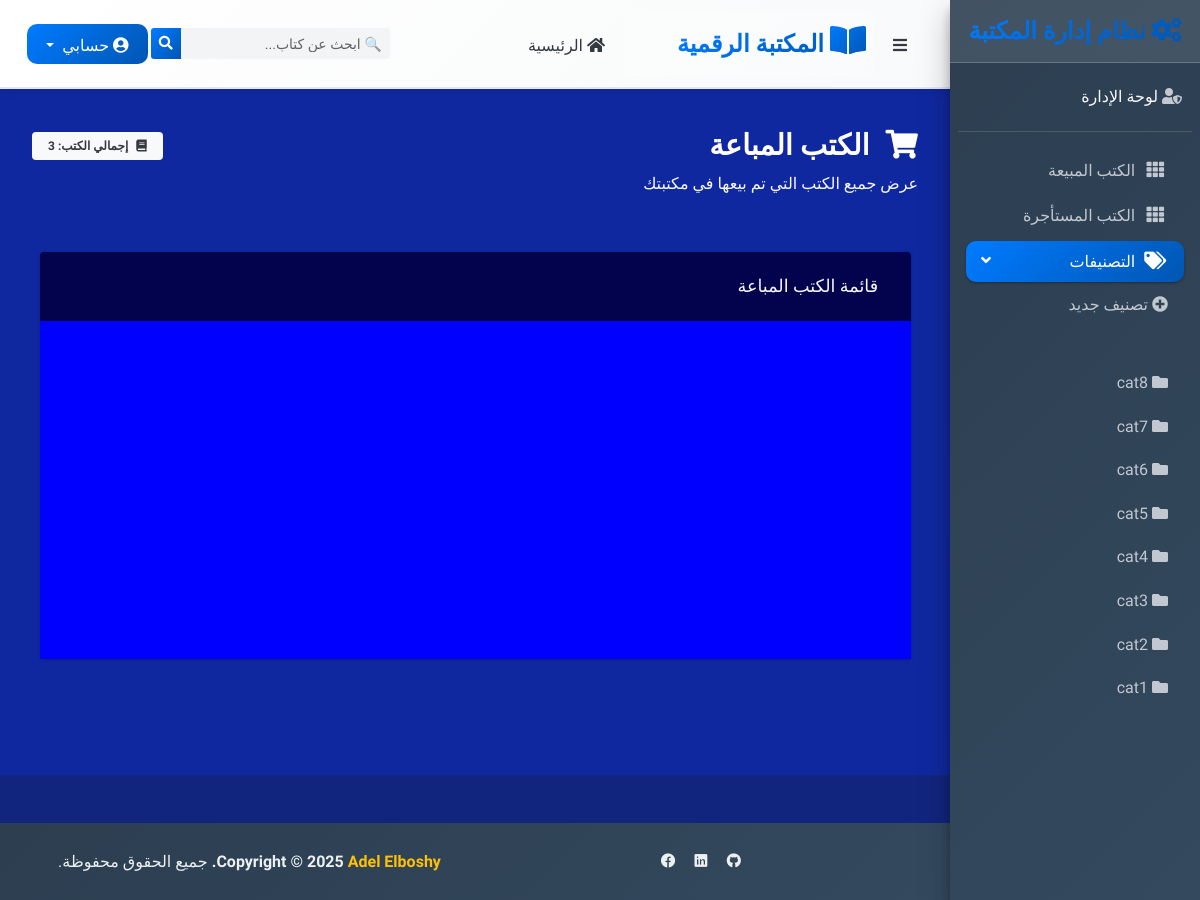
The app's page /books-sold-books with its own data.
### my_books/models.py (models this page shows)
class Category(models.Model):
    name =  models.CharField(max_length = 100)
    class Meta :
        ordering = ['-id']
    def __str__(self):
        return f"{self.name}"

### my_books/views.py (the view)
# urls.py: path('-sold-books', views.sold_books, name='sold_books_path'),
def sold_books(request):
    filtered_books = Book.objects.filter(status='sold')
    search = request.GET.get('search_name')
    if search:
        filtered_books = filtered_books.filter(title__icontains=search)
    customer = get_object_or_404(Customer)
    if request.method  == 'POST':
        save_new_category = new_category(request.POST,request.FILES)
        if save_new_category.is_valid():
            save_new_category.save()
            return render(request, 'owner_books.html',context)
    context = {
        'books' : filtered_books,
        'catigories'  : Category.objects.all(),
        'add_category' : new_category(),
        'customer': customer,
    }
    return render(request, 'owner_books.html',context)

### main_app/forms.py
class new_category (forms.ModelForm):
    class Meta :
        model = Category
        fields = [
            'name',
        ]
        widgets = {
            'name': forms.TextInput(attrs={'class':'form-control','name':'search_key'}),
        }

### my_books/templates/owner_books.html (shortened to what this page needs)
{% extends 'owner_base.html'%}
{% block content%}
<div class="wrapper">
    <div class="content-wrapper p-4" style="background-color: rgb(16, 40, 159);">
        <section class="content-header">
            <div class="row mb-4">
                <div class="col-sm-12">
                    <div class="d-flex justify-content-between align-items-center">
                        <h1 class="text-white font-weight-bold mb-0">
                            <i class="fas fa-shopping-cart mr-3"></i>الكتب المباعة
                        </h1>
                        <div class="text-white">
                            <span class="badge badge-light text-dark px-3 py-2">
                                <i class="fas fa-book mr-2"></i>إجمالي الكتب: {{ books|length }}
                            </span>
                        </div>
                    </div>
                    <p class="text-light mt-2">عرض جميع الكتب التي تم بيعها في مكتبتك</p>
                </div>
            </div>
        </section>
        <section class="content">
            <div class="container-fluid">
                <div class="card form-modern" style="background-color: rgb(3, 3, 77);">
                    <div class="card-header bg-transparent border-0 py-4" >
                        <h5 class="card-title mb-0 text-light">
                            قائمة الكتب المباعة
                        </h5>
                    </div>
                    <div class="card-body" style="background-color: blue;">
                        {% if books %}
                            <div class="row g-4" >
                                {% for book in books %}
                                    <div class="col-xl-4 col-lg-6 col-md-6 hide_books book{{book.category.id}} book{{book.status}}" >
                                    </div>
                                {% endfor %}
                            </div>
                        {% endif %}
                    </div>
                </div>
            </div>
        </section>
    </div>
</div>
{% endblock %}

### templates/owner_base.html (shortened to what this page needs)
{%load static%}
<!DOCTYPE html>
<html lang="ar" dir="rtl">
<head>
    <link rel="stylesheet" href="{% static 'plugins/fontawesome-free/css/all.min.css' %}">
    <link rel="stylesheet" href="https://code.ionicframework.com/ionicons/2.0.1/css/ionicons.min.css">
    <link rel="stylesheet" href="{% static 'dist/css/adminlte_ar.min.css' %}">
    <link rel="stylesheet" href="https://cdn.jsdelivr.net/npm/bootstrap-icons@1.10.0/font/bootstrap-icons.css">
</head>
<body class="hold-transition sidebar-mini layout-fixed">
    <nav class="main-header navbar navbar-expand navbar-white navbar-light">
        <div class="container-fluid">
            <div class="d-flex align-items-center">
                <ul class="navbar-nav">
                    <li class="nav-item">
                        <a class="nav-link" data-widget="pushmenu" href="#" role="button">
                            <i class="fas fa-bars text-dark"></i>
                        </a>
                    </li>
                </ul>
                <div class="logo-container">
                    <a href="{% url 'main' %}" class="brand-link text-decoration-none">
                        <span class="brand-text font-weight-bold">
                            <i class="fas fa-book-open logo-icon"></i>
                            المكتبة الرقمية
                        </span>
                    </a>
                </div>
            </div>
            <ul class="navbar-nav ms-3 d-none d-md-flex">
                <li class="nav-item">
                    <a href="{% url 'owner_page_path' %}" class="nav-link text-dark">
                        <i class="fas fa-home me-2"></i>
                        الرئيسية
                    </a>
                </li>
            </ul>
            <div class="navbar-search ml-auto">
                <form method="GET" class="form-inline">
                    <div class="input-group input-group-sm search-container">
                        <input class="form-control form-control-navbar search-input"
                               name="search_name"
                               type="search"
                               placeholder="🔍 ابحث عن كتاب..."
                               aria-label="Search">
                        <div class="input-group-append">
                            <button class="btn btn-search" type="submit">
                                <i class="fas fa-search"></i>
                            </button>
                        </div>
                    </div>
                </form>
            </div>
            <ul class="navbar-nav ms-3">
                <li class="nav-item dropdown">
                    <a class="nav-link dropdown-toggle user-menu" href="#" id="navbarDropdown"
                       role="button" data-bs-toggle="dropdown" aria-expanded="false">
                        <i class="fas fa-user-circle me-2"></i>
                        <span class="d-none d-md-inline"> حسابي </span>
                    </a>
                </li>
            </ul>
        </div>
    </nav>
    <aside class="main-sidebar sidebar-dark-primary elevation-4">
        <a href="#" class="brand-link text-center">
            <span class="brand-text font-weight-light">
                <i class="fas fa-cogs me-2"></i>
                نظام إدارة المكتبة
            </span>
        </a>
        <div class="sidebar">
            <div class="user-panel mt-3 pb-3 mb-3 d-flex">
                <div class="info">
                    <a href="{% url 'owner_login_page' %}" class="d-block text-center">
                        <i class="fas fa-user-shield me-2"></i>
                        <span class="text-light">لوحة الإدارة</span>
                    </a>
                </div>
            </div>
            <nav class="mt-2">
                <ul class="nav nav-pills nav-sidebar flex-column" data-widget="treeview" role="menu" data-accordion="false">
                    <li class="nav-item">
                            <a href="{% url 'sold_books_path' %}" class="nav-link">
                                <i class="nav-icon fas fa-th"></i>
                                <p>
                                الكتب المبيعة
                                </p>
                            </a>
                        </li>
                        <li class="nav-item">
                            <a href="{% url 'rented_books_path' %}" class="nav-link">
                                <i class="nav-icon fas fa-th"></i>
                                <p>
                                الكتب المستأجرة
                                </p>
                            </a>
                        </li>
                    <li class="nav-item has-treeview menu-open">
                        <a href="#" class="nav-link active">
                            <i class="nav-icon fas fa-tags"></i>
                            <p>
                                التصنيفات
                                <i class="fas fa-angle-left right"></i>
                            </p>
                        </a>
                        <ul class="nav nav-treeview">
                            <li class="nav-item">
                                <a id="addcat" href="#" class="nav-link">
                                    <i class="fas fa-plus-circle me-2"></i>
                                    <p>تصنيف جديد</p>
                                </a>
                            </li>
                            <form id="cat" method="POST" class="p-3">
                            </form>
                            {% for category in catigories %}
                                <li class="nav-item cat{{ category.id }}">
                                    <a class="nav-link" href="#">
                                        <i class="fas fa-folder me-2"></i>
                                        <p>{{ category.name }}</p>
                                    </a>
                                </li>
                            {% endfor %}
                        </ul>
                    </li>
                </ul>
            </nav>
        </div>
    </aside>
    {% block content %}
    {% endblock %}
    <footer class="main-footer">
        <div class="container-fluid">
            <div class="row align-items-center">
                <div class="col-md-6 text-center text-md-start">
                    <div class="social-links">
                        <a target="_blank" href="#" class="btn btn-sm btn-outline-light me-2">
                            <i class="fab fa-github"></i>
                        </a>
                        <a target="_blank" href="#" class="btn btn-sm btn-outline-light me-2">
                            <i class="fab fa-linkedin"></i>
                        </a>
                        <a target="_blank" href="#" class="btn btn-sm btn-outline-light">
                            <i class="fab fa-facebook"></i>
                        </a>
                    </div>
                </div>
                <div class="col-md-6 text-center text-md-end">
                    <strong>Copyright &copy; 2025
                        <a href="#" class="text-warning">Adel Elboshy</a>.
                    </strong>
                    <span class="d-block d-md-inline">جميع الحقوق محفوظة.</span>
                </div>
            </div>
        </div>
    </footer>
</body>
</html>

### templates/owner_base.html (style rules this page uses)
:root { --primary-gradient: linear-gradient(135deg, #007bff 0%, #0056b3 100%); --success-gradient: linear-gradient(135deg, #28a745 0%, #20c997 100%); --info-gradient: linear-gradient(135deg, #17a2b8 0%, #138496 100%); --warning-gradient: linear-gradient(135deg, #ffc107 0%, #fd7e14 100%); --danger-gradient: linear-gradient(135deg, #dc3545 0%, #c82333 100%); }
* { box-sizing: border-box; }
body { font-family: 'Tajawal', sans-serif; background-color: #11257e; line-height: 1.6; }
.main-header { background: linear-gradient(135deg, #ffffff 0%, #f8f9fa 100%); border-bottom: 2px solid #e3e6f0; box-shadow: 0 2px 10px rgba(0, 0, 0, 0.08); padding: 0.7rem 1.5rem; }
.brand-link { text-decoration: none; transition: all 0.3s cubic-bezier(0.4, 0, 0.2, 1); }
.brand-text { background: var(--primary-gradient); -webkit-background-clip: text; -webkit-text-fill-color: transparent; background-clip: text; font-weight: 700; font-size: 1.5rem !important; }
.navbar-nav .nav-link { padding: 0.6rem 1.2rem; border-radius: 10px; transition: all 0.3s ease; margin: 0 3px; font-weight: 500; position: relative; overflow: hidden; }
.navbar-nav .nav-link::before { content: ''; position: absolute; bottom: 0; right: 0; width: 0; height: 2px; background: var(--primary-gradient); transition: width 0.3s ease; }
.search-container { max-width: 350px; position: relative; }
.search-input { border: 2px solid #e3e6f0; border-radius: 25px; padding: 0.75rem 1.5rem; transition: all 0.3s ease; background: #ffffff; font-size: 0.9rem; }
.btn-search { background: var(--primary-gradient); border: 2px solid #007bff; border-radius: 25px; color: white; padding: 0.75rem 1.5rem; transition: all 0.3s ease; font-weight: 600; }
.user-menu { background: var(--primary-gradient); border-radius: 25px; padding: 0.6rem 1.2rem !important; border: none; transition: all 0.3s ease; color: white !important; font-weight: 600; }
.main-sidebar { background: linear-gradient(135deg, #2c3e50 0%, #34495e 100%) !important; box-shadow: 3px 0 15px rgba(0, 0, 0, 0.1); }
.brand-link:not(.logo-switch) { background: rgba(255, 255, 255, 0.1); border-bottom: 1px solid rgba(255, 255, 255, 0.2); }
.brand-text.font-weight-light { color: #ecf0f1 !important; font-weight: 600 !important; font-size: 1.2rem; }
.sidebar-dark-primary .nav-sidebar > .nav-item > .nav-link.active { background: var(--primary-gradient); border-radius: 10px; margin: 2px 8px; }
.nav-sidebar .nav-item > .nav-link { margin: 2px 8px; border-radius: 8px; transition: all 0.3s ease; font-weight: 500; }
.btn { border-radius: 10px; font-weight: 600; transition: all 0.3s ease; border: none; }
.main-footer { background: linear-gradient(135deg, #2c3e50 0%, #34495e 100%); color: #ecf0f1; padding: 1.5rem; margin-top: 3rem; border-top: 3px solid var(--primary-gradient); }
.main-footer a { color: #ecf0f1; transition: all 0.3s ease; text-decoration: none; }
.logo-container { display: flex; align-items: center; gap: 10px; }
.logo-icon { font-size: 2rem; background: var(--primary-gradient); -webkit-background-clip: text; -webkit-text-fill-color: transparent; background-clip: text; }

### records on screen
Category: name "cat8"
Category: name "cat7"
Category: name "cat6"
Category: name "cat5"
Category: name "cat4"
Category: name "cat3"
Category: name "cat2"
Category: name "cat1"

### other values on screen
{{ books|length }} "3"
